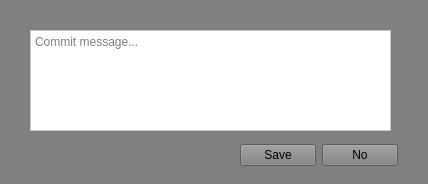
<?xml version="1.0" encoding="UTF-8"?>
<ui version="4.0">
 <class>Form</class>
 <widget class="QWidget" name="Form">
  <property name="geometry">
   <rect>
    <x>0</x>
    <y>0</y>
    <width>428</width>
    <height>184</height>
   </rect>
  </property>
  <property name="sizePolicy">
   <sizepolicy hsizetype="Fixed" vsizetype="Fixed">
    <horstretch>0</horstretch>
    <verstretch>0</verstretch>
   </sizepolicy>
  </property>
  <property name="minimumSize">
   <size>
    <width>100</width>
    <height>100</height>
   </size>
  </property>
  <property name="windowTitle">
   <string>Form</string>
  </property>
  <property name="styleSheet">
   <string notr="true">background-color: gray;</string>
  </property>
  <widget class="QWidget" name="horizontalLayoutWidget">
   <property name="geometry">
    <rect>
     <x>240</x>
     <y>140</y>
     <width>158</width>
     <height>31</height>
    </rect>
   </property>
   <layout class="QHBoxLayout" name="horizontalLayout">
    <item>
     <widget class="QPushButton" name="saveButton">
      <property name="text">
       <string>Save</string>
      </property>
     </widget>
    </item>
    <item>
     <widget class="QPushButton" name="noButton">
      <property name="text">
       <string>No</string>
      </property>
     </widget>
    </item>
   </layout>
  </widget>
  <widget class="QTextEdit" name="commitMessage">
   <property name="geometry">
    <rect>
     <x>30</x>
     <y>30</y>
     <width>361</width>
     <height>101</height>
    </rect>
   </property>
   <property name="styleSheet">
    <string notr="true">background-color: white</string>
   </property>
   <property name="placeholderText">
    <string>Commit message...</string>
   </property>
  </widget>
 </widget>
 <resources/>
 <connections>
  <connection>
   <sender>noButton</sender>
   <signal>clicked()</signal>
   <receiver>Form</receiver>
   <slot>close()</slot>
   <hints>
    <hint type="sourcelabel">
     <x>380</x>
     <y>155</y>
    </hint>
    <hint type="destinationlabel">
     <x>328</x>
     <y>197</y>
    </hint>
   </hints>
  </connection>
 </connections>
</ui>
